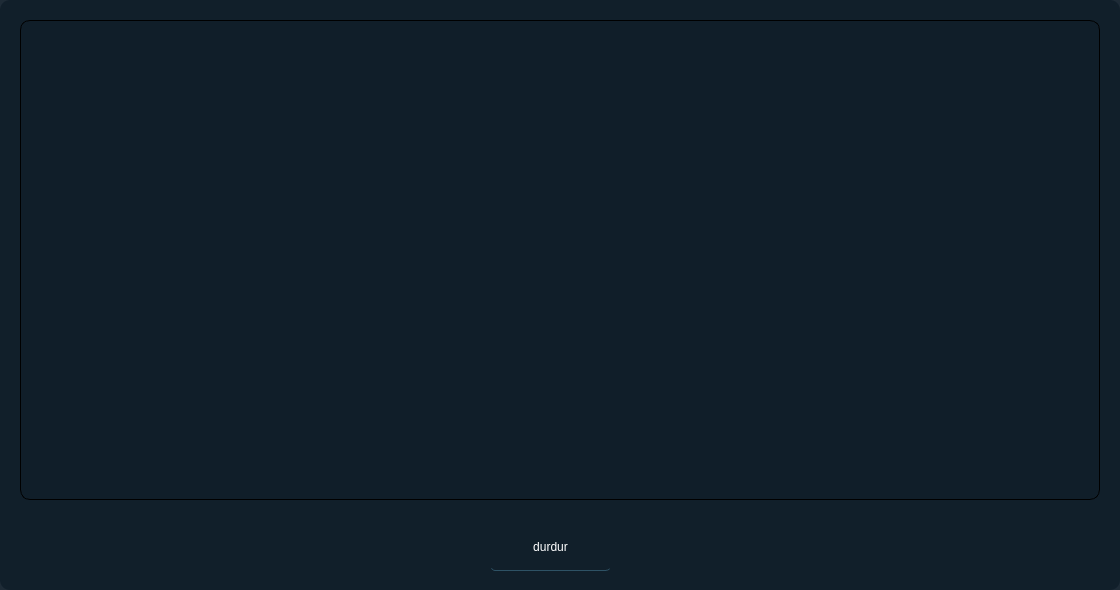
<?xml version="1.0" encoding="UTF-8"?>
<ui version="4.0">
 <class>Form</class>
 <widget class="QWidget" name="Form">
  <property name="geometry">
   <rect>
    <x>0</x>
    <y>0</y>
    <width>1120</width>
    <height>590</height>
   </rect>
  </property>
  <property name="windowTitle">
   <string>Form</string>
  </property>
  <property name="styleSheet">
   <string notr="true">background-color:rgba(16,30,41,240);
border-radius:10px;

</string>
  </property>
  <widget class="QPushButton" name="pushButton">
   <property name="geometry">
    <rect>
     <x>490</x>
     <y>530</y>
     <width>121</width>
     <height>41</height>
    </rect>
   </property>
   <property name="styleSheet">
    <string notr="true">QPushButton#pushButton{
background-color:rgba(2,65,118,255);
color:rgba(255,255,255,200);
border-radius:5px;
}
QPushButton#pushButton:pressed{
padding-left:5px;
padding-top:5px;
background-color:rgba(2,65,118,255);
background-position:clac(100%-10px)center;
}
QPushButton#pushButton{
background-color:rgba(0,0,0,0);
border:1px solid rgba(0,0,0,0);
border-bottom-color:rgba(46,82,101,255);
color:rgb(255,255,255);
padding-bottom:7px
 }
</string>
   </property>
   <property name="text">
    <string>durdur</string>
   </property>
  </widget>
  <widget class="QGroupBox" name="groupBox">
   <property name="geometry">
    <rect>
     <x>20</x>
     <y>20</y>
     <width>1080</width>
     <height>480</height>
    </rect>
   </property>
   <property name="styleSheet">
    <string notr="true">QGroupBox
{
 border:1px solid black;
}</string>
   </property>
   <property name="title">
    <string/>
   </property>
  </widget>
 </widget>
 <resources/>
 <connections/>
</ui>
